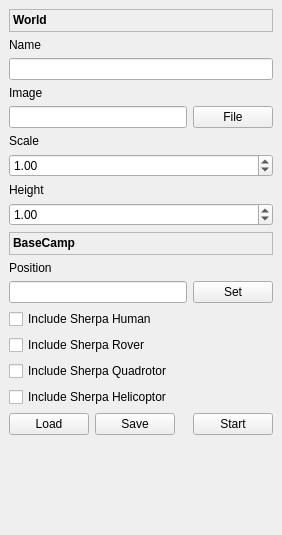
<?xml version="1.0" encoding="UTF-8"?>
<ui version="4.0">
 <class>WorldSettingsDock</class>
 <widget class="QDockWidget" name="WorldSettingsDock">
  <property name="geometry">
   <rect>
    <x>0</x>
    <y>0</y>
    <width>272</width>
    <height>535</height>
   </rect>
  </property>
  <property name="features">
   <set>QDockWidget::DockWidgetClosable|QDockWidget::DockWidgetMovable</set>
  </property>
  <property name="windowTitle">
   <string>World Settings</string>
  </property>
  <widget class="QWidget" name="dockWidgetContents">
   <layout class="QGridLayout" name="gridLayout_2">
    <item row="18" column="2">
     <spacer name="horizontalSpacer">
      <property name="orientation">
       <enum>Qt::Horizontal</enum>
      </property>
      <property name="sizeHint" stdset="0">
       <size>
        <width>40</width>
        <height>20</height>
       </size>
      </property>
     </spacer>
    </item>
    <item row="6" column="0" colspan="5">
     <widget class="QDoubleSpinBox" name="spinner_scale">
      <property name="minimum">
       <double>0.010000000000000</double>
      </property>
      <property name="maximum">
       <double>9999.989999999999782</double>
      </property>
      <property name="singleStep">
       <double>0.010000000000000</double>
      </property>
      <property name="value">
       <double>1.000000000000000</double>
      </property>
     </widget>
    </item>
    <item row="19" column="0">
     <spacer name="verticalSpacer">
      <property name="orientation">
       <enum>Qt::Vertical</enum>
      </property>
      <property name="sizeHint" stdset="0">
       <size>
        <width>20</width>
        <height>40</height>
       </size>
      </property>
     </spacer>
    </item>
    <item row="3" column="0">
     <widget class="QLabel" name="label_3">
      <property name="frameShape">
       <enum>QFrame::NoFrame</enum>
      </property>
      <property name="frameShadow">
       <enum>QFrame::Raised</enum>
      </property>
      <property name="text">
       <string>Image</string>
      </property>
      <property name="scaledContents">
       <bool>false</bool>
      </property>
      <property name="alignment">
       <set>Qt::AlignLeading|Qt::AlignLeft|Qt::AlignTop</set>
      </property>
     </widget>
    </item>
    <item row="2" column="0" colspan="5">
     <widget class="QLineEdit" name="line_edit_name"/>
    </item>
    <item row="12" column="0" colspan="5">
     <widget class="QCheckBox" name="check_box_include_human">
      <property name="text">
       <string>Include Sherpa Human</string>
      </property>
     </widget>
    </item>
    <item row="5" column="0">
     <widget class="QLabel" name="label_2">
      <property name="frameShape">
       <enum>QFrame::NoFrame</enum>
      </property>
      <property name="frameShadow">
       <enum>QFrame::Raised</enum>
      </property>
      <property name="text">
       <string>Scale</string>
      </property>
      <property name="scaledContents">
       <bool>false</bool>
      </property>
      <property name="alignment">
       <set>Qt::AlignLeading|Qt::AlignLeft|Qt::AlignTop</set>
      </property>
     </widget>
    </item>
    <item row="0" column="0" colspan="5">
     <widget class="QLabel" name="label">
      <property name="font">
       <font>
        <weight>75</weight>
        <bold>true</bold>
       </font>
      </property>
      <property name="frameShape">
       <enum>QFrame::StyledPanel</enum>
      </property>
      <property name="frameShadow">
       <enum>QFrame::Raised</enum>
      </property>
      <property name="text">
       <string>World</string>
      </property>
      <property name="scaledContents">
       <bool>false</bool>
      </property>
      <property name="alignment">
       <set>Qt::AlignLeading|Qt::AlignLeft|Qt::AlignTop</set>
      </property>
     </widget>
    </item>
    <item row="8" column="0" colspan="5">
     <widget class="QDoubleSpinBox" name="spinner_height">
      <property name="minimum">
       <double>0.010000000000000</double>
      </property>
      <property name="maximum">
       <double>9999.989999999999782</double>
      </property>
      <property name="singleStep">
       <double>0.010000000000000</double>
      </property>
      <property name="value">
       <double>1.000000000000000</double>
      </property>
     </widget>
    </item>
    <item row="4" column="0" colspan="4">
     <widget class="QLineEdit" name="line_edit_image"/>
    </item>
    <item row="4" column="4">
     <widget class="QPushButton" name="button_image_file">
      <property name="text">
       <string>File</string>
      </property>
     </widget>
    </item>
    <item row="7" column="0">
     <widget class="QLabel" name="label_4">
      <property name="frameShape">
       <enum>QFrame::NoFrame</enum>
      </property>
      <property name="frameShadow">
       <enum>QFrame::Raised</enum>
      </property>
      <property name="text">
       <string>Height</string>
      </property>
      <property name="scaledContents">
       <bool>false</bool>
      </property>
      <property name="alignment">
       <set>Qt::AlignLeading|Qt::AlignLeft|Qt::AlignTop</set>
      </property>
     </widget>
    </item>
    <item row="1" column="0">
     <widget class="QLabel" name="label_6">
      <property name="frameShape">
       <enum>QFrame::NoFrame</enum>
      </property>
      <property name="frameShadow">
       <enum>QFrame::Raised</enum>
      </property>
      <property name="text">
       <string>Name</string>
      </property>
      <property name="scaledContents">
       <bool>false</bool>
      </property>
      <property name="alignment">
       <set>Qt::AlignLeading|Qt::AlignLeft|Qt::AlignTop</set>
      </property>
     </widget>
    </item>
    <item row="10" column="0">
     <widget class="QLabel" name="label_7">
      <property name="frameShape">
       <enum>QFrame::NoFrame</enum>
      </property>
      <property name="frameShadow">
       <enum>QFrame::Raised</enum>
      </property>
      <property name="text">
       <string>Position</string>
      </property>
      <property name="scaledContents">
       <bool>false</bool>
      </property>
      <property name="alignment">
       <set>Qt::AlignLeading|Qt::AlignLeft|Qt::AlignTop</set>
      </property>
     </widget>
    </item>
    <item row="9" column="0" colspan="5">
     <widget class="QLabel" name="label_5">
      <property name="font">
       <font>
        <weight>75</weight>
        <bold>true</bold>
       </font>
      </property>
      <property name="frameShape">
       <enum>QFrame::StyledPanel</enum>
      </property>
      <property name="frameShadow">
       <enum>QFrame::Raised</enum>
      </property>
      <property name="text">
       <string>BaseCamp</string>
      </property>
      <property name="scaledContents">
       <bool>false</bool>
      </property>
      <property name="alignment">
       <set>Qt::AlignLeading|Qt::AlignLeft|Qt::AlignTop</set>
      </property>
     </widget>
    </item>
    <item row="11" column="0" colspan="4">
     <widget class="QLineEdit" name="line_edit_position">
      <property name="enabled">
       <bool>true</bool>
      </property>
      <property name="readOnly">
       <bool>true</bool>
      </property>
     </widget>
    </item>
    <item row="11" column="4">
     <widget class="QPushButton" name="button_set_base_camp">
      <property name="text">
       <string>Set</string>
      </property>
     </widget>
    </item>
    <item row="17" column="0" colspan="3">
     <widget class="QCheckBox" name="check_box_include_heli">
      <property name="text">
       <string>Include Sherpa Helicoptor</string>
      </property>
     </widget>
    </item>
    <item row="16" column="0" colspan="3">
     <widget class="QCheckBox" name="check_box_include_quad">
      <property name="text">
       <string>Include Sherpa Quadrotor</string>
      </property>
     </widget>
    </item>
    <item row="15" column="0" colspan="2">
     <widget class="QCheckBox" name="check_box_include_rover">
      <property name="text">
       <string>Include Sherpa Rover</string>
      </property>
     </widget>
    </item>
    <item row="18" column="1">
     <widget class="QPushButton" name="button_save_world">
      <property name="text">
       <string>Save</string>
      </property>
     </widget>
    </item>
    <item row="18" column="0">
     <widget class="QPushButton" name="button_load_world">
      <property name="text">
       <string>Load</string>
      </property>
     </widget>
    </item>
    <item row="18" column="4">
     <widget class="QPushButton" name="button_start_world">
      <property name="text">
       <string>Start</string>
      </property>
     </widget>
    </item>
   </layout>
  </widget>
 </widget>
 <resources/>
 <connections/>
</ui>
